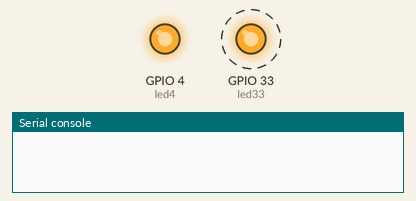
Bench run of a program on a simulated ESP32 board running MicroPython. Parts: output pins drawn as LEDs (lit = HIGH), the last lines printed to the serial console. Dashed ring = blinking. At 5.1 s the program stops and its outputs stay as they are.

Above: at 0.15 s.
At 2.55 s:
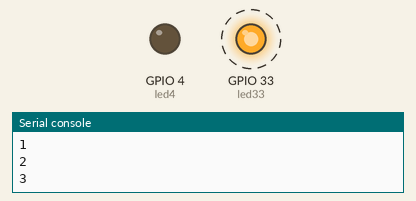
Timing chart, 0 to 3.5 s (numbered marks = the images above):
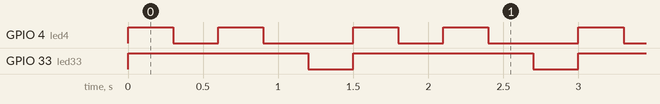

Measured:
- by itself, GPIO 4 (led4): repeats every 1.5 s: LOW 0.30 s, HIGH 0.30 s, LOW 0.60 s, HIGH 0.30 s
- by itself, GPIO 33 (led33): alternates HIGH for 1.2 s and LOW for 0.30 s
- by itself, everything shown: repeats every 1.5 s, in 5 steps

The program:

3n-1_times.py
```python
from machine import Pin
import time

led4 = Pin(4, Pin.OUT, value=0)
led33 = Pin(33, Pin.OUT, value=1)


def blink(pin_no, times, on):
    n = 1
    for i in range(times):
        if i == 3 * n - 1:
            led33.value(1 - on)
            time.sleep_ms(300)
            led33.value(on)
            n += 1
        else:
            pin_no.value(on)
            time.sleep_ms(300)
            pin_no.value(1 - on)
            time.sleep_ms(300)
        print(i)

blink(led4, 10, 1)

    
```
